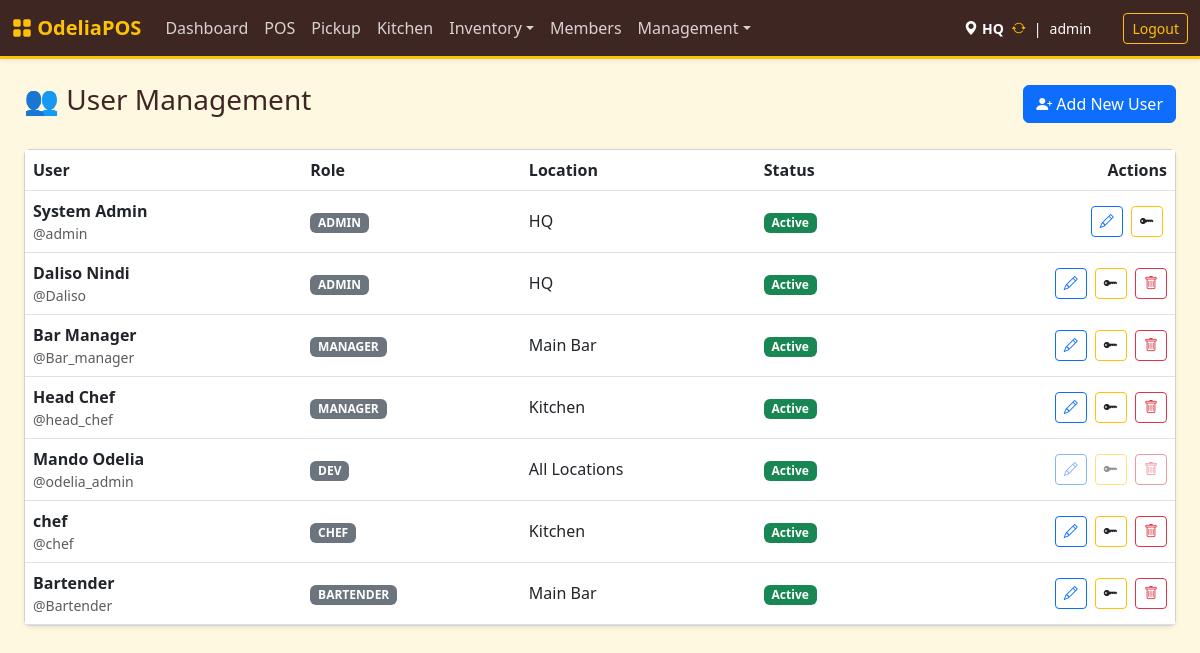
The app's page /index.php?page=users (signed in) with its own data.
### tables this page shows
CREATE TABLE `users` (
  `id` int NOT NULL AUTO_INCREMENT,
  `username` varchar(50) NOT NULL,
  `full_name` varchar(100) DEFAULT NULL,
  `password_hash` varchar(255) NOT NULL,
  `role` enum('admin','shopkeeper','manager','cashier','dev','chef','waiter','head_chef','bartender') NOT NULL DEFAULT 'cashier',
  `location_id` int DEFAULT NULL,
  `created_at` timestamp NULL DEFAULT CURRENT_TIMESTAMP,
  `force_password_change` tinyint(1) DEFAULT '0',
  PRIMARY KEY (`id`),
  UNIQUE KEY `username` (`username`),
  KEY `location_id` (`location_id`),
  CONSTRAINT `users_ibfk_1` FOREIGN KEY (`location_id`) REFERENCES `locations` (`id`) ON DELETE SET NULL
);

CREATE TABLE `locations` (
  `id` int NOT NULL AUTO_INCREMENT,
  `name` varchar(50) NOT NULL,
  `type` enum('store','kitchen','bar','warehouse') NOT NULL DEFAULT 'store',
  `can_sell` tinyint(1) DEFAULT '1',
  `can_receive_from_vendor` tinyint(1) DEFAULT '0',
  `address` text,
  `phone` varchar(50) DEFAULT '555-0000',
  PRIMARY KEY (`id`)
);

### src/users.php (called while the page is built, shortened)
<?php
$users = $pdo->query("SELECT u.*, l.name as location_name FROM users u LEFT JOIN locations l ON u.location_id = l.id ORDER BY u.role ASC, u.username ASC")->fetchAll();
?>

### templates/users.php (the view, shortened to what this page needs)
<div class="d-flex justify-content-between align-items-center mb-4">
    <h3>👥 User Management</h3>
    <button class="btn btn-primary" data-bs-toggle="modal" data-bs-target="#addUserModal">
        <i class="bi bi-person-plus-fill"></i> Add New User
    </button>
</div>
<div class="card shadow-sm">
    <div class="card-body p-0">
        <table class="table table-hover align-middle mb-0">
            <thead class="bg-light">
                <tr>
                    <th>User</th>
                    <th>Role</th>
                    <th>Location</th>
                    <th>Status</th>
                    <th class="text-end">Actions</th>
                </tr>
            </thead>
            <tbody>
                <?php foreach ($users as $u): ?>
                <?php
                    $isUntouchable = ($u['role'] === 'dev' && $_SESSION['role'] !== 'dev');
                    $disabledAttr = $isUntouchable ? 'disabled style="pointer-events: none; opacity: 0.5;"' : '';
                ?>
                <tr>
                    <td>
                        <div class="fw-bold"><?= htmlspecialchars($u['full_name'] ?? '') ?></div>
                        <div class="text-muted small">@<?= htmlspecialchars($u['username'] ?? '') ?></div>
                    </td>
                    <td>
                        <span class="badge bg-secondary text-uppercase"><?= str_replace('_', ' ', $u['role']) ?></span>
                    </td>
                    <td><?= htmlspecialchars($u['location_name'] ?? 'All Locations') ?></td>
                    <td>
                        <?php if ($u['force_password_change']): ?>
                            <span class="badge bg-warning text-dark">Reset Pending</span>
                        <?php else: ?>
                            <span class="badge bg-success">Active</span>
                        <?php endif; ?>
                    </td>
                    <td class="text-end">
                        <button class="btn btn-sm btn-outline-primary me-1 edit-btn"
                                <?= $disabledAttr ?>
                                data-id="<?= $u['id'] ?>"
                                data-fullname="<?= htmlspecialchars($u['full_name'] ?? '') ?>"
                                data-username="<?= htmlspecialchars($u['username'] ?? '') ?>"
                                data-role="<?= $u['role'] ?>"
                                data-location="<?= $u['location_id'] ?? '' ?>">
                            <i class="bi bi-pencil"></i>
                        </button>
                        <form method="POST" action="index.php?page=users" class="d-inline">
                            <button class="btn btn-sm btn-outline-warning text-dark me-1"
                                    <?= $disabledAttr ?>
                                    onclick="confirmReset(event, '<?= htmlspecialchars($u['username'] ?? '') ?>')"
                                    title="Reset Password">
                                <i class="bi bi-key-fill"></i>
                            </button>
                        </form>
                        <?php if ($u['id'] != $_SESSION['user_id']): ?>
                        <form method="POST" action="index.php?page=users" class="d-inline" onsubmit="return confirm('Delete <?= $u['username'] ?>?');">
                            <button class="btn btn-sm btn-outline-danger" <?= $disabledAttr ?>>
                                <i class="bi bi-trash"></i>
                            </button>
                        </form>
                        <?php endif; ?>
                    </td>
                </tr>
                <?php endforeach; ?>
            </tbody>
        </table>
    </div>
</div>

### public/index.php (shortened to what this page needs)
<?php
$page = isset($_GET['page']) ? basename($_GET['page']) : 'login';
$controllerPath = BASE_PATH . "/src/{$page}.php";
$templatePath   = BASE_PATH . "/templates/{$page}.php";
if (file_exists($controllerPath)) {
    require_once $controllerPath;
    if (file_exists($templatePath)) {
        $isStandalone = in_array($page, ['login', 'receipt']);
        if (!$isStandalone && file_exists(BASE_PATH . "/templates/header.php")) {
            require_once BASE_PATH . "/templates/header.php";
        }
        require_once $templatePath;
        if (!$isStandalone && file_exists(BASE_PATH . "/templates/footer.php")) {
            require_once BASE_PATH . "/templates/footer.php";
        }
    }
}
?>

### templates/header.php (shortened to what this page needs)
<!DOCTYPE html>
<html lang="en">
<head>
    <link href="https://cdn.jsdelivr.net/npm/bootstrap@5.3.0/dist/css/bootstrap.min.css" rel="stylesheet">
    <link rel="stylesheet" href="https://cdn.jsdelivr.net/npm/bootstrap-icons@1.10.5/font/bootstrap-icons.css">
</head>
<body>
    <nav class="navbar navbar-expand-lg navbar-custom mb-4 shadow-sm no-print">
        <div class="container-fluid">
            <a class="navbar-brand" href="index.php?page=dashboard"><i class="bi bi-grid-fill"></i> OdeliaPOS</a>
            <div class="collapse navbar-collapse" id="navbarNav">
                <ul class="navbar-nav me-auto">
                    <li class="nav-item"><a class="nav-link" href="index.php?page=dashboard">Dashboard</a></li>
                    <li class="nav-item"><a class="nav-link" href="index.php?page=pos">POS</a></li>
                    <li class="nav-item"><a class="nav-link" href="index.php?page=pickup" target="_blank">Pickup</a></li>
                    <li class="nav-item"><a class="nav-link" href="index.php?page=kds" target="_blank">Kitchen</a></li>
                    <li class="nav-item dropdown">
                        <a class="nav-link dropdown-toggle" href="#" data-bs-toggle="dropdown">Inventory</a>
                    </li>
                    <li class="nav-item"><a class="nav-link" href="index.php?page=members">Members</a></li>
                    <?php if(isset($_SESSION['role']) && in_array($_SESSION['role'], ['admin', 'manager', 'dev'])): ?>
                        <li class="nav-item dropdown">
                            <a class="nav-link dropdown-toggle" href="#" data-bs-toggle="dropdown">Management</a>
                        </li>
                    <?php endif; ?>
                </ul>
                <div class="d-flex align-items-center">
                    <span class="text-white me-3 small d-flex align-items-center">
                        <i class="bi bi-geo-alt-fill text-gold me-1"></i>
                        <span class="fw-bold"><?= htmlspecialchars($_SESSION['location_name'] ?? 'HQ') ?></span>
                        <?php if(isset($_SESSION['role']) && in_array($_SESSION['role'], ['admin', 'dev'])): ?>
                            <a href="#" class="text-warning ms-2" data-bs-toggle="modal" data-bs-target="#adminSwitchModal" title="Switch Location"><i class="bi bi-arrow-repeat"></i></a>
                        <?php endif; ?>
                        <span class="mx-2">|</span> <?= htmlspecialchars($_SESSION['username'] ?? 'User') ?>
                    </span>
                    <a href="index.php?action=logout" class="btn btn-sm btn-outline-warning ms-3">Logout</a>
                </div>
            </div>
        </div>
    </nav>
    <div class="container-fluid px-4">

### templates/footer.php (shortened to what this page needs)
    </div> <script src="https://cdn.jsdelivr.net/npm/sweetalert2@11"></script>
</body>
</html>

### templates/header.php (style rules this page uses)
:root { --theme-brown: #3e2723; --theme-gold: #ffc107; --theme-gold-dark: #d39e00; --theme-orange: #fd7e14; --theme-bg: #fff8e1; }
body { background-color: var(--theme-bg); color: var(--theme-brown); }
.navbar-custom { background-color: var(--theme-brown); border-bottom: 3px solid var(--theme-gold); }
.navbar-custom .navbar-brand { color: var(--theme-gold) !important; font-weight: bold; }
.navbar-custom .nav-link { color: rgba(255,255,255,0.8) !important; }

### records on screen
users: full_name "System Admin", username "admin", role "ADMIN", location.name "HQ", force_password_change "Active"
users: full_name "Daliso Nindi", username "Daliso", role "ADMIN", location.name "HQ", force_password_change "Active"
users: full_name "Bar Manager", username "Bar_manager", role "MANAGER", location.name "Main Bar", force_password_change "Active"
users: full_name "Head Chef", username "head_chef", role "MANAGER", location.name "Kitchen", force_password_change "Active"
users: full_name "Mando Odelia", username "odelia_admin", role "DEV", location_name "All Locations", force_password_change "Active"
users: full_name "chef", username "chef", role "CHEF", location.name "Kitchen", force_password_change "Active"
users: full_name "Bartender", username "Bartender", role "BARTENDER", location.name "Main Bar", force_password_change "Active"

### other values on screen
$_SESSION['location_name'] "HQ"
$_SESSION['username'] "admin"
